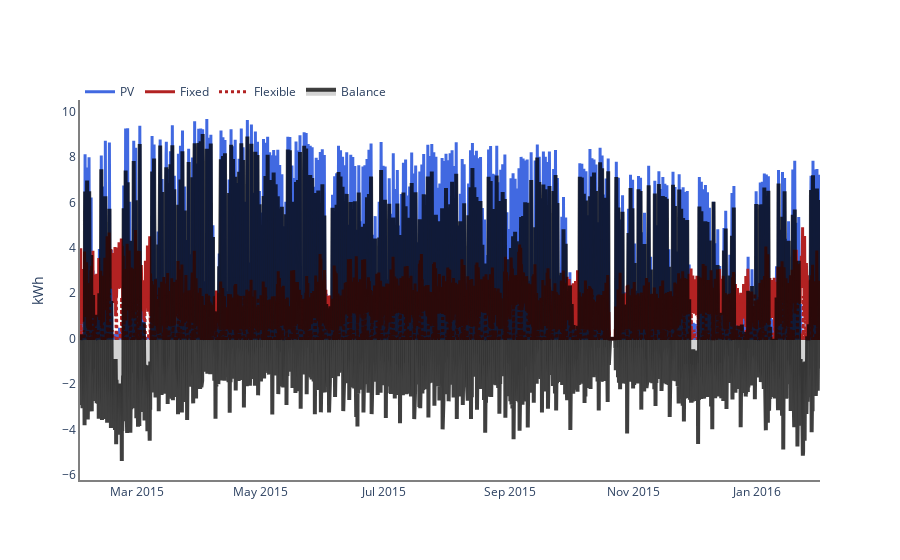

Notebook cell for this chart:
### Code cell
fig = go.Figure()

fig.add_trace(go.Scatter(x=PV.index,
                         y=PV,
                         name='PV',
                         mode='lines',
                         line=dict(color='royalblue', width=3)))

fig.add_trace(go.Scatter(x=FIXED.index,
                         y=FIXED,
                         name='Fixed',
                         mode='lines',
                         line=dict(color='firebrick', width=3)))

fig.add_trace(go.Scatter(x=FLEX.index,
                         y=FLEX,
                         name='Flexible',
                         mode='lines',
                         line=dict(color='firebrick', width=3, dash='dot')))

fig.add_trace(go.Scatter(x=PV.index,
                         y=np.subtract(PV, np.add(FIXED, FLEX)),
                         name='Balance',
                         mode='lines',
                         line=dict(color='rgba(0, 0, 0, 0.75)', width=4),
                         fill='tozeroy',
                         fillcolor="rgba(80, 80, 80, 0.25)"))

fig.update_layout(plot_bgcolor='rgba(0,0,0,0)',
                  legend=dict(orientation="h",
                              yanchor="top",
                              y=1.06,
                              xanchor="left",
                              x=0.0))

#x axis
# fig.update_xaxes(visible=False)

#y axis
# fig.update_yaxes(visible=False)

fig.update_xaxes(showline=True, linewidth=2, linecolor='grey', title="")
fig.update_yaxes(showline=True, linewidth=2, linecolor='grey', title="kWh")

fig.show()

### Figure 1 — Plotly figure (JSON) as saved in the notebook; plotly's stock layout.template omitted (floating-point values rounded to 4 significant figures; data arrays with more than 128 entries replaced by an {"elided": "..."} marker saying what was removed)
{"data": [{"line": {"color": "royalblue", "width": 3}, "mode": "lines", "name": "PV", "x": {"elided": "8760 str values"}, "y": {"elided": "8760 float values"}, "type": "scatter"}, {"line": {"color": "firebrick", "width": 3}, "mode": "lines", "name": "Fixed", "x": {"elided": "8760 str values"}, "y": {"elided": "8760 float values"}, "type": "scatter"}, {"line": {"color": "firebrick", "dash": "dot", "width": 3}, "mode": "lines", "name": "Flexible", "x": {"elided": "8760 str values"}, "y": {"elided": "8760 float values"}, "type": "scatter"}, {"fill": "tozeroy", "fillcolor": "rgba(80, 80, 80, 0.25)", "line": {"color": "rgba(0, 0, 0, 0.75)", "width": 4}, "mode": "lines", "name": "Balance", "x": {"elided": "8760 str values"}, "y": {"elided": "8760 float values"}, "type": "scatter"}], "layout": {"legend": {"orientation": "h", "yanchor": "top", "y": 1.06, "xanchor": "left", "x": 0.0}, "plot_bgcolor": "rgba(0,0,0,0)", "xaxis": {"showline": true, "linewidth": 2, "linecolor": "grey", "title": {"text": ""}}, "yaxis": {"showline": true, "linewidth": 2, "linecolor": "grey", "title": {"text": "kWh"}}}}
